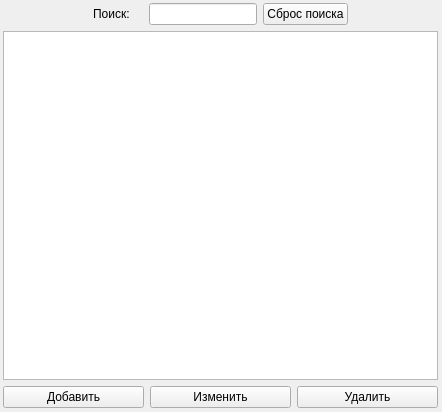
<?xml version="1.0" encoding="UTF-8"?>
<ui version="4.0">
 <class>MainWindow</class>
 <widget class="QMainWindow" name="MainWindow">
  <property name="geometry">
   <rect>
    <x>0</x>
    <y>0</y>
    <width>442</width>
    <height>412</height>
   </rect>
  </property>
  <property name="minimumSize">
   <size>
    <width>442</width>
    <height>412</height>
   </size>
  </property>
  <property name="maximumSize">
   <size>
    <width>442</width>
    <height>412</height>
   </size>
  </property>
  <property name="windowTitle">
   <string>Телефонный справочник</string>
  </property>
  <widget class="QWidget" name="centralwidget">
   <widget class="QWidget" name="">
    <property name="geometry">
     <rect>
      <x>0</x>
      <y>0</y>
      <width>441</width>
      <height>411</height>
     </rect>
    </property>
    <layout class="QVBoxLayout" name="verticalLayout">
     <property name="leftMargin">
      <number>3</number>
     </property>
     <property name="topMargin">
      <number>3</number>
     </property>
     <property name="rightMargin">
      <number>3</number>
     </property>
     <property name="bottomMargin">
      <number>3</number>
     </property>
     <item>
      <layout class="QHBoxLayout" name="horizontalLayout">
       <item>
        <spacer name="horizontalSpacer_2">
         <property name="orientation">
          <enum>Qt::Horizontal</enum>
         </property>
         <property name="sizeHint" stdset="0">
          <size>
           <width>40</width>
           <height>20</height>
          </size>
         </property>
        </spacer>
       </item>
       <item>
        <widget class="QLabel" name="label">
         <property name="minimumSize">
          <size>
           <width>50</width>
           <height>0</height>
          </size>
         </property>
         <property name="text">
          <string>Поиск:</string>
         </property>
        </widget>
       </item>
       <item>
        <widget class="QLineEdit" name="find_edit">
         <property name="minimumSize">
          <size>
           <width>100</width>
           <height>0</height>
          </size>
         </property>
        </widget>
       </item>
       <item>
        <widget class="QPushButton" name="reset_find">
         <property name="text">
          <string>Сброс поиска</string>
         </property>
        </widget>
       </item>
       <item>
        <spacer name="horizontalSpacer">
         <property name="orientation">
          <enum>Qt::Horizontal</enum>
         </property>
         <property name="sizeHint" stdset="0">
          <size>
           <width>50</width>
           <height>20</height>
          </size>
         </property>
        </spacer>
       </item>
      </layout>
     </item>
     <item>
      <widget class="QTableWidget" name="table"/>
     </item>
     <item>
      <layout class="QHBoxLayout" name="horizontalLayout_2">
       <item>
        <widget class="QPushButton" name="add_button">
         <property name="text">
          <string>Добавить</string>
         </property>
        </widget>
       </item>
       <item>
        <widget class="QPushButton" name="edit_button">
         <property name="text">
          <string>Изменить</string>
         </property>
        </widget>
       </item>
       <item>
        <widget class="QPushButton" name="delete_button">
         <property name="text">
          <string>Удалить</string>
         </property>
        </widget>
       </item>
      </layout>
     </item>
    </layout>
   </widget>
  </widget>
 </widget>
 <resources/>
 <connections/>
</ui>
